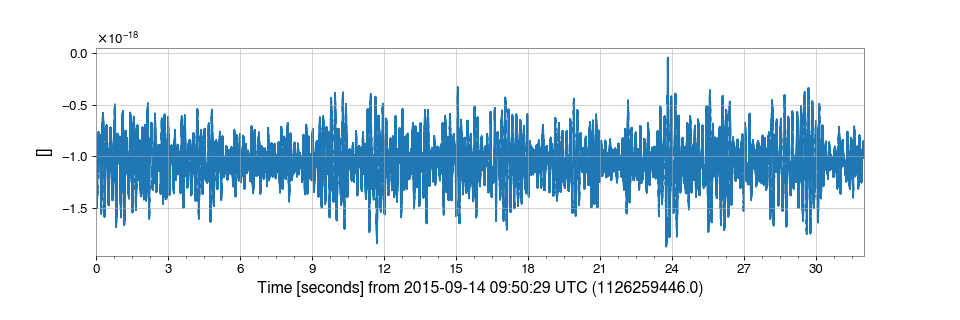

Reproduce this figure in Python.
l1hoft = TimeSeries.fetch_open_data('L1', 'Sep 14 2015 09:50:29', 'Sep 14 2015 09:51:01')
plot = l1hoft.plot()
plot.show()
